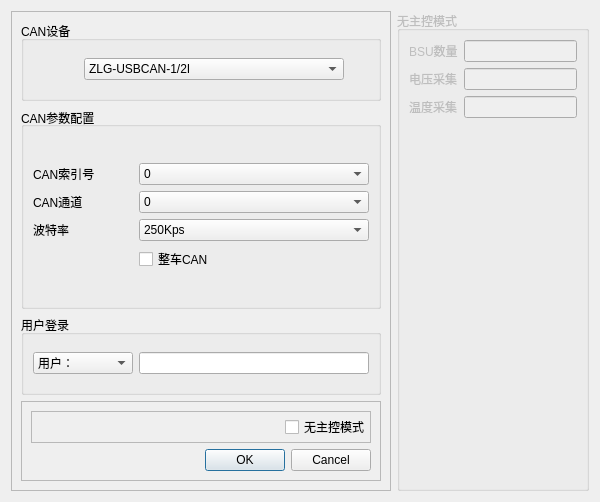
<?xml version="1.0" encoding="UTF-8"?>
<ui version="4.0">
 <class>Open_CAN_ui</class>
 <widget class="QDialog" name="Open_CAN_ui">
  <property name="geometry">
   <rect>
    <x>0</x>
    <y>0</y>
    <width>600</width>
    <height>500</height>
   </rect>
  </property>
  <property name="windowTitle">
   <string>登录</string>
  </property>
  <layout class="QHBoxLayout" name="horizontalLayout">
   <item>
    <widget class="QFrame" name="frame">
     <property name="minimumSize">
      <size>
       <width>380</width>
       <height>480</height>
      </size>
     </property>
     <property name="frameShape">
      <enum>QFrame::StyledPanel</enum>
     </property>
     <property name="frameShadow">
      <enum>QFrame::Raised</enum>
     </property>
     <layout class="QVBoxLayout" name="verticalLayout_2">
      <item>
       <widget class="QGroupBox" name="groupBox">
        <property name="maximumSize">
         <size>
          <width>16777215</width>
          <height>80</height>
         </size>
        </property>
        <property name="layoutDirection">
         <enum>Qt::LeftToRight</enum>
        </property>
        <property name="title">
         <string>CAN设备</string>
        </property>
        <layout class="QVBoxLayout" name="verticalLayout_3">
         <property name="spacing">
          <number>6</number>
         </property>
         <property name="leftMargin">
          <number>60</number>
         </property>
         <item>
          <widget class="QComboBox" name="CAN_device_comboBox">
           <property name="maximumSize">
            <size>
             <width>260</width>
             <height>16777215</height>
            </size>
           </property>
           <property name="layoutDirection">
            <enum>Qt::LeftToRight</enum>
           </property>
           <item>
            <property name="text">
             <string>ZLG-USBCAN-1/2I</string>
            </property>
           </item>
           <item>
            <property name="text">
             <string>PEAK-PCAN USB</string>
            </property>
           </item>
           <item>
            <property name="text">
             <string>Kvaser-USBCAN II</string>
            </property>
           </item>
           <item>
            <property name="text">
             <string>ZLG-USBCAN-1/2E-U</string>
            </property>
           </item>
           <item>
            <property name="text">
             <string>ZLG-PCI9840</string>
            </property>
           </item>
          </widget>
         </item>
        </layout>
       </widget>
      </item>
      <item>
       <widget class="QGroupBox" name="groupBox_2">
        <property name="title">
         <string>CAN参数配置</string>
        </property>
        <property name="alignment">
         <set>Qt::AlignLeading|Qt::AlignLeft|Qt::AlignVCenter</set>
        </property>
        <layout class="QFormLayout" name="formLayout_2">
         <property name="formAlignment">
          <set>Qt::AlignLeading|Qt::AlignLeft|Qt::AlignVCenter</set>
         </property>
         <item row="0" column="0">
          <widget class="QLabel" name="label">
           <property name="minimumSize">
            <size>
             <width>100</width>
             <height>0</height>
            </size>
           </property>
           <property name="layoutDirection">
            <enum>Qt::LeftToRight</enum>
           </property>
           <property name="text">
            <string>CAN索引号</string>
           </property>
          </widget>
         </item>
         <item row="0" column="1">
          <widget class="QComboBox" name="CAN_index_comboBox">
           <item>
            <property name="text">
             <string>0</string>
            </property>
           </item>
           <item>
            <property name="text">
             <string>1</string>
            </property>
           </item>
          </widget>
         </item>
         <item row="1" column="0">
          <widget class="QLabel" name="label_2">
           <property name="minimumSize">
            <size>
             <width>100</width>
             <height>0</height>
            </size>
           </property>
           <property name="layoutDirection">
            <enum>Qt::RightToLeft</enum>
           </property>
           <property name="text">
            <string>CAN通道</string>
           </property>
           <property name="textFormat">
            <enum>Qt::AutoText</enum>
           </property>
          </widget>
         </item>
         <item row="1" column="1">
          <widget class="QComboBox" name="CAN_pass_comboBox">
           <item>
            <property name="text">
             <string>0</string>
            </property>
           </item>
           <item>
            <property name="text">
             <string>1</string>
            </property>
           </item>
          </widget>
         </item>
         <item row="2" column="0">
          <widget class="QLabel" name="label_3">
           <property name="minimumSize">
            <size>
             <width>100</width>
             <height>0</height>
            </size>
           </property>
           <property name="text">
            <string>波特率</string>
           </property>
          </widget>
         </item>
         <item row="2" column="1">
          <widget class="QComboBox" name="CAN_bitRate_comboBox">
           <item>
            <property name="text">
             <string>250Kps</string>
            </property>
           </item>
           <item>
            <property name="text">
             <string>500Kps</string>
            </property>
           </item>
          </widget>
         </item>
         <item row="3" column="0">
          <spacer name="horizontalSpacer_2">
           <property name="orientation">
            <enum>Qt::Horizontal</enum>
           </property>
           <property name="sizeHint" stdset="0">
            <size>
             <width>40</width>
             <height>20</height>
            </size>
           </property>
          </spacer>
         </item>
         <item row="3" column="1">
          <widget class="QCheckBox" name="BMU_checkBox_CAN2">
           <property name="layoutDirection">
            <enum>Qt::LeftToRight</enum>
           </property>
           <property name="autoFillBackground">
            <bool>false</bool>
           </property>
           <property name="text">
            <string>整车CAN</string>
           </property>
          </widget>
         </item>
        </layout>
       </widget>
      </item>
      <item>
       <widget class="QGroupBox" name="groupBox_3">
        <property name="maximumSize">
         <size>
          <width>16777215</width>
          <height>80</height>
         </size>
        </property>
        <property name="title">
         <string>用户登录</string>
        </property>
        <layout class="QHBoxLayout" name="horizontalLayout_2">
         <item>
          <widget class="QComboBox" name="user_comboBox">
           <property name="minimumSize">
            <size>
             <width>100</width>
             <height>0</height>
            </size>
           </property>
           <item>
            <property name="text">
             <string>用户：</string>
            </property>
           </item>
           <item>
            <property name="text">
             <string>厂家调试：</string>
            </property>
           </item>
           <item>
            <property name="text">
             <string>厂家管理：</string>
            </property>
           </item>
          </widget>
         </item>
         <item>
          <widget class="QLineEdit" name="passWord_lineEdit">
           <property name="echoMode">
            <enum>QLineEdit::Password</enum>
           </property>
          </widget>
         </item>
        </layout>
       </widget>
      </item>
      <item>
       <widget class="QFrame" name="frame_2">
        <property name="maximumSize">
         <size>
          <width>16777215</width>
          <height>80</height>
         </size>
        </property>
        <property name="frameShape">
         <enum>QFrame::StyledPanel</enum>
        </property>
        <property name="frameShadow">
         <enum>QFrame::Raised</enum>
        </property>
        <layout class="QVBoxLayout" name="verticalLayout">
         <item>
          <widget class="QFrame" name="frame_3">
           <property name="frameShape">
            <enum>QFrame::StyledPanel</enum>
           </property>
           <property name="frameShadow">
            <enum>QFrame::Raised</enum>
           </property>
           <layout class="QHBoxLayout" name="horizontalLayout_3">
            <property name="leftMargin">
             <number>0</number>
            </property>
            <property name="topMargin">
             <number>0</number>
            </property>
            <property name="rightMargin">
             <number>0</number>
            </property>
            <property name="bottomMargin">
             <number>0</number>
            </property>
            <item>
             <spacer name="horizontalSpacer">
              <property name="orientation">
               <enum>Qt::Horizontal</enum>
              </property>
              <property name="sizeHint" stdset="0">
               <size>
                <width>40</width>
                <height>20</height>
               </size>
              </property>
             </spacer>
            </item>
            <item>
             <widget class="QCheckBox" name="BMU_checkBox">
              <property name="layoutDirection">
               <enum>Qt::LeftToRight</enum>
              </property>
              <property name="autoFillBackground">
               <bool>false</bool>
              </property>
              <property name="text">
               <string>无主控模式</string>
              </property>
             </widget>
            </item>
           </layout>
           <zorder>BMU_checkBox</zorder>
           <zorder>horizontalSpacer</zorder>
          </widget>
         </item>
         <item>
          <widget class="QDialogButtonBox" name="buttonBox">
           <property name="orientation">
            <enum>Qt::Horizontal</enum>
           </property>
           <property name="standardButtons">
            <set>QDialogButtonBox::Cancel|QDialogButtonBox::Ok</set>
           </property>
          </widget>
         </item>
        </layout>
       </widget>
      </item>
     </layout>
    </widget>
   </item>
   <item>
    <widget class="QGroupBox" name="BMU_groupBox">
     <property name="enabled">
      <bool>false</bool>
     </property>
     <property name="title">
      <string>无主控模式</string>
     </property>
     <layout class="QFormLayout" name="formLayout">
      <item row="0" column="0">
       <widget class="QLabel" name="label_4">
        <property name="text">
         <string>BSU数量</string>
        </property>
       </widget>
      </item>
      <item row="0" column="1">
       <widget class="QLineEdit" name="BSU_num_lineEdit"/>
      </item>
      <item row="1" column="0">
       <widget class="QLabel" name="label_5">
        <property name="text">
         <string>电压采集</string>
        </property>
       </widget>
      </item>
      <item row="1" column="1">
       <widget class="QLineEdit" name="volt_num_lineEdit"/>
      </item>
      <item row="2" column="0">
       <widget class="QLabel" name="label_6">
        <property name="text">
         <string>温度采集</string>
        </property>
       </widget>
      </item>
      <item row="2" column="1">
       <widget class="QLineEdit" name="temp_num_lineEdit"/>
      </item>
     </layout>
    </widget>
   </item>
  </layout>
 </widget>
 <resources/>
 <connections>
  <connection>
   <sender>buttonBox</sender>
   <signal>accepted()</signal>
   <receiver>Open_CAN_ui</receiver>
   <slot>accept()</slot>
   <hints>
    <hint type="sourcelabel">
     <x>248</x>
     <y>254</y>
    </hint>
    <hint type="destinationlabel">
     <x>157</x>
     <y>274</y>
    </hint>
   </hints>
  </connection>
  <connection>
   <sender>buttonBox</sender>
   <signal>rejected()</signal>
   <receiver>Open_CAN_ui</receiver>
   <slot>reject()</slot>
   <hints>
    <hint type="sourcelabel">
     <x>316</x>
     <y>260</y>
    </hint>
    <hint type="destinationlabel">
     <x>286</x>
     <y>274</y>
    </hint>
   </hints>
  </connection>
 </connections>
</ui>
